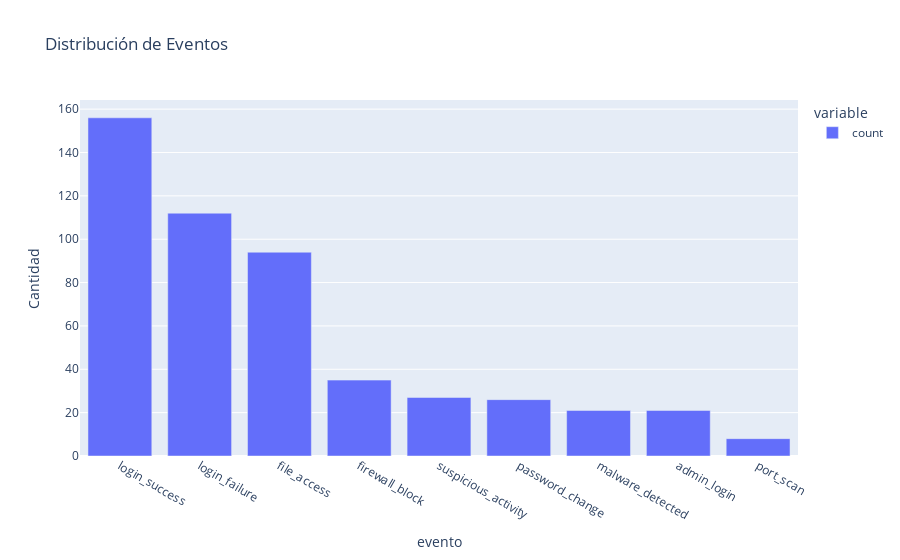

Here is the notebook cell this chart was saved with:
### Code cell
# Gráfico interactivo de distribución de eventos
fig1 = px.bar(logs_df['evento'].value_counts(), 
              title='Distribución de Eventos', 
              labels={'index': 'Evento', 'value': 'Cantidad'})
fig1.show()

### Figure 1 — Plotly figure (JSON) as saved in the notebook; plotly's stock layout.template omitted (floating-point values rounded to 4 significant figures)
{"data": [{"alignmentgroup": "True", "hovertemplate": "variable=count<br>evento=%{x}<br>Cantidad=%{y}<extra></extra>", "legendgroup": "count", "marker": {"color": "#636efa", "pattern": {"shape": ""}}, "name": "count", "offsetgroup": "count", "orientation": "v", "showlegend": true, "textposition": "auto", "type": "bar", "x": ["login_success", "login_failure", "file_access", "firewall_block", "suspicious_activity", "password_change", "malware_detected", "admin_login", "port_scan"], "xaxis": "x", "y": [156, 112, 94, 35, 27, 26, 21, 21, 8], "yaxis": "y"}], "layout": {"barmode": "relative", "legend": {"title": {"text": "variable"}, "tracegroupgap": 0}, "title": {"text": "Distribución de Eventos"}, "xaxis": {"anchor": "y", "domain": [0, 1], "title": {"text": "evento"}}, "yaxis": {"anchor": "x", "domain": [0, 1], "title": {"text": "Cantidad"}}}}
